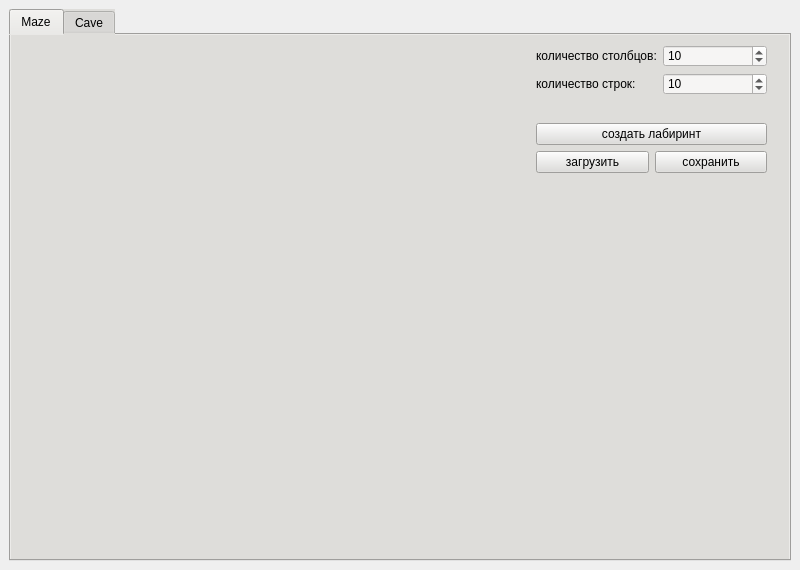
<?xml version="1.0" encoding="UTF-8"?>
<ui version="4.0">
 <class>MainWindow</class>
 <widget class="QMainWindow" name="MainWindow">
  <property name="geometry">
   <rect>
    <x>0</x>
    <y>0</y>
    <width>800</width>
    <height>570</height>
   </rect>
  </property>
  <property name="minimumSize">
   <size>
    <width>800</width>
    <height>570</height>
   </size>
  </property>
  <property name="maximumSize">
   <size>
    <width>800</width>
    <height>570</height>
   </size>
  </property>
  <property name="windowTitle">
   <string>A1_Maze</string>
  </property>
  <widget class="QWidget" name="centralwidget">
   <layout class="QVBoxLayout" name="verticalLayout">
    <item>
     <widget class="QTabWidget" name="tabWidget">
      <property name="styleSheet">
       <string notr="true">color: rgb(0, 0, 0);
background-color: rgb(222, 221, 218);</string>
      </property>
      <property name="currentIndex">
       <number>0</number>
      </property>
      <widget class="QWidget" name="tab_Maze">
       <attribute name="title">
        <string>Maze</string>
       </attribute>
       <widget class="MazeDrew" name="widget_maze" native="true">
        <property name="geometry">
         <rect>
          <x>10</x>
          <y>10</y>
          <width>500</width>
          <height>500</height>
         </rect>
        </property>
        <property name="minimumSize">
         <size>
          <width>500</width>
          <height>500</height>
         </size>
        </property>
        <property name="maximumSize">
         <size>
          <width>500</width>
          <height>500</height>
         </size>
        </property>
        <property name="styleSheet">
         <string notr="true"/>
        </property>
       </widget>
       <widget class="QWidget" name="layoutWidget">
        <property name="geometry">
         <rect>
          <x>525</x>
          <y>10</y>
          <width>231</width>
          <height>128</height>
         </rect>
        </property>
        <layout class="QVBoxLayout" name="verticalLayout_3">
         <item>
          <layout class="QVBoxLayout" name="verticalLayout_2">
           <item>
            <layout class="QFormLayout" name="formLayout">
             <item row="0" column="0">
              <widget class="QLabel" name="label_XMaze">
               <property name="styleSheet">
                <string notr="true">color: rgb(0, 0, 0);</string>
               </property>
               <property name="text">
                <string>количество столбцов:</string>
               </property>
              </widget>
             </item>
             <item row="0" column="1">
              <widget class="QSpinBox" name="spinBox_XMaze">
               <property name="styleSheet">
                <string notr="true">color: rgb(0, 0, 0);
background-color: rgb(246, 245, 244);</string>
               </property>
               <property name="minimum">
                <number>1</number>
               </property>
               <property name="maximum">
                <number>50</number>
               </property>
               <property name="value">
                <number>10</number>
               </property>
              </widget>
             </item>
             <item row="1" column="0">
              <widget class="QLabel" name="label_YMaze">
               <property name="styleSheet">
                <string notr="true">color: rgb(0, 0, 0);</string>
               </property>
               <property name="text">
                <string>количество строк:</string>
               </property>
              </widget>
             </item>
             <item row="1" column="1">
              <widget class="QSpinBox" name="spinBox_YMaze">
               <property name="styleSheet">
                <string notr="true">color: rgb(0, 0, 0);
background-color: rgb(246, 245, 244);</string>
               </property>
               <property name="minimum">
                <number>1</number>
               </property>
               <property name="maximum">
                <number>50</number>
               </property>
               <property name="value">
                <number>10</number>
               </property>
              </widget>
             </item>
            </layout>
           </item>
           <item>
            <widget class="QPushButton" name="pushButton_CreateMaze">
             <property name="styleSheet">
              <string notr="true">color: rgb(0, 0, 0);</string>
             </property>
             <property name="text">
              <string>создать лабиринт</string>
             </property>
            </widget>
           </item>
          </layout>
         </item>
         <item>
          <layout class="QHBoxLayout" name="horizontalLayout">
           <item>
            <widget class="QPushButton" name="pushButton_LoadMaze">
             <property name="styleSheet">
              <string notr="true">color: rgb(0, 0, 0);</string>
             </property>
             <property name="text">
              <string>загрузить</string>
             </property>
            </widget>
           </item>
           <item>
            <widget class="QPushButton" name="pushButton_SaveMaze">
             <property name="styleSheet">
              <string notr="true">color: rgb(0, 0, 0);</string>
             </property>
             <property name="text">
              <string>сохранить</string>
             </property>
            </widget>
           </item>
          </layout>
         </item>
        </layout>
       </widget>
      </widget>
      <widget class="QWidget" name="tab_Cave">
       <attribute name="title">
        <string>Cave</string>
       </attribute>
       <widget class="CaveDrew" name="widget_cave" native="true">
        <property name="geometry">
         <rect>
          <x>10</x>
          <y>10</y>
          <width>500</width>
          <height>500</height>
         </rect>
        </property>
       </widget>
       <widget class="QWidget" name="layoutWidget">
        <property name="geometry">
         <rect>
          <x>520</x>
          <y>10</y>
          <width>251</width>
          <height>311</height>
         </rect>
        </property>
        <layout class="QGridLayout" name="gridLayout">
         <item row="0" column="0">
          <widget class="QLabel" name="label_XCave">
           <property name="styleSheet">
            <string notr="true">color: rgb(0, 0, 0);</string>
           </property>
           <property name="text">
            <string>количество столбцов:</string>
           </property>
          </widget>
         </item>
         <item row="0" column="1">
          <widget class="QSpinBox" name="spinBox_XCave">
           <property name="styleSheet">
            <string notr="true">color: rgb(0, 0, 0);
background-color: rgb(246, 245, 244);</string>
           </property>
           <property name="minimum">
            <number>1</number>
           </property>
           <property name="maximum">
            <number>50</number>
           </property>
           <property name="value">
            <number>50</number>
           </property>
          </widget>
         </item>
         <item row="1" column="0">
          <widget class="QLabel" name="label_YCave">
           <property name="styleSheet">
            <string notr="true">color: rgb(0, 0, 0);</string>
           </property>
           <property name="text">
            <string>количество строк:</string>
           </property>
          </widget>
         </item>
         <item row="1" column="1">
          <widget class="QSpinBox" name="spinBox_YCave">
           <property name="styleSheet">
            <string notr="true">color: rgb(0, 0, 0);
background-color: rgb(246, 245, 244);</string>
           </property>
           <property name="minimum">
            <number>1</number>
           </property>
           <property name="maximum">
            <number>50</number>
           </property>
           <property name="value">
            <number>50</number>
           </property>
          </widget>
         </item>
         <item row="2" column="0">
          <widget class="QLabel" name="label_ChanceCave">
           <property name="styleSheet">
            <string notr="true">color: rgb(0, 0, 0);</string>
           </property>
           <property name="text">
            <string>шанс &quot;рождения&quot; клетки:</string>
           </property>
          </widget>
         </item>
         <item row="2" column="1">
          <widget class="QSpinBox" name="spinBox_ChanceCave">
           <property name="styleSheet">
            <string notr="true">color: rgb(0, 0, 0);
background-color: rgb(246, 245, 244);</string>
           </property>
           <property name="maximum">
            <number>100</number>
           </property>
           <property name="value">
            <number>40</number>
           </property>
          </widget>
         </item>
         <item row="3" column="0" colspan="2">
          <widget class="QPushButton" name="pushButton_CreateCave">
           <property name="styleSheet">
            <string notr="true">color: rgb(0, 0, 0);</string>
           </property>
           <property name="text">
            <string>создать пещеру</string>
           </property>
          </widget>
         </item>
         <item row="4" column="0" colspan="2">
          <layout class="QGridLayout" name="gridLayout_3">
           <item row="0" column="0">
            <spacer name="verticalSpacer_2">
             <property name="orientation">
              <enum>Qt::Vertical</enum>
             </property>
             <property name="sizeHint" stdset="0">
              <size>
               <width>20</width>
               <height>10</height>
              </size>
             </property>
            </spacer>
           </item>
           <item row="1" column="0">
            <layout class="QHBoxLayout" name="horizontalLayout_4">
             <item>
              <widget class="QPushButton" name="pushButton_LoadCave">
               <property name="styleSheet">
                <string notr="true">color: rgb(0, 0, 0);</string>
               </property>
               <property name="text">
                <string>загрузить</string>
               </property>
              </widget>
             </item>
             <item>
              <widget class="QPushButton" name="pushButton_SaveCave">
               <property name="styleSheet">
                <string notr="true">color: rgb(0, 0, 0);</string>
               </property>
               <property name="text">
                <string>сохранить</string>
               </property>
              </widget>
             </item>
            </layout>
           </item>
           <item row="2" column="0">
            <spacer name="verticalSpacer">
             <property name="orientation">
              <enum>Qt::Vertical</enum>
             </property>
             <property name="sizeHint" stdset="0">
              <size>
               <width>20</width>
               <height>10</height>
              </size>
             </property>
            </spacer>
           </item>
          </layout>
         </item>
         <item row="5" column="0">
          <widget class="QLabel" name="label_LimitBorn">
           <property name="styleSheet">
            <string notr="true">color: rgb(0, 0, 0);</string>
           </property>
           <property name="text">
            <string>предел &quot;рождения&quot;:</string>
           </property>
          </widget>
         </item>
         <item row="5" column="1">
          <widget class="QSpinBox" name="spinBox_LimitBorn">
           <property name="styleSheet">
            <string notr="true">color: rgb(0, 0, 0);
background-color: rgb(246, 245, 244);</string>
           </property>
           <property name="maximum">
            <number>7</number>
           </property>
           <property name="value">
            <number>4</number>
           </property>
          </widget>
         </item>
         <item row="6" column="0">
          <widget class="QLabel" name="label_LimitDaeth">
           <property name="styleSheet">
            <string notr="true">color: rgb(0, 0, 0);</string>
           </property>
           <property name="text">
            <string>предел &quot;смерти&quot;:</string>
           </property>
          </widget>
         </item>
         <item row="6" column="1">
          <widget class="QSpinBox" name="spinBox_LimitDaeth">
           <property name="styleSheet">
            <string notr="true">color: rgb(0, 0, 0);
background-color: rgb(246, 245, 244);</string>
           </property>
           <property name="maximum">
            <number>7</number>
           </property>
           <property name="value">
            <number>3</number>
           </property>
          </widget>
         </item>
         <item row="7" column="0" colspan="2">
          <widget class="QPushButton" name="pushButton_NextStep">
           <property name="styleSheet">
            <string notr="true">color: rgb(0, 0, 0);</string>
           </property>
           <property name="text">
            <string>следующий шаг</string>
           </property>
          </widget>
         </item>
         <item row="8" column="0">
          <widget class="QPushButton" name="pushButton_AutoStep">
           <property name="styleSheet">
            <string notr="true">color: rgb(0, 0, 0);</string>
           </property>
           <property name="text">
            <string>авто</string>
           </property>
          </widget>
         </item>
         <item row="8" column="1">
          <widget class="QSpinBox" name="spinBox_AutoStep">
           <property name="styleSheet">
            <string notr="true">color: rgb(0, 0, 0);
background-color: rgb(246, 245, 244);</string>
           </property>
           <property name="alignment">
            <set>Qt::AlignLeading|Qt::AlignLeft|Qt::AlignVCenter</set>
           </property>
           <property name="maximum">
            <number>1000</number>
           </property>
           <property name="value">
            <number>100</number>
           </property>
          </widget>
         </item>
        </layout>
       </widget>
      </widget>
     </widget>
    </item>
   </layout>
  </widget>
 </widget>
 <customwidgets>
  <customwidget>
   <class>MazeDrew</class>
   <extends>QWidget</extends>
   <header location="global">mazedrew.h</header>
   <container>1</container>
  </customwidget>
  <customwidget>
   <class>CaveDrew</class>
   <extends>QWidget</extends>
   <header location="global">cavedrew.h</header>
   <container>1</container>
  </customwidget>
 </customwidgets>
 <resources/>
 <connections/>
</ui>
